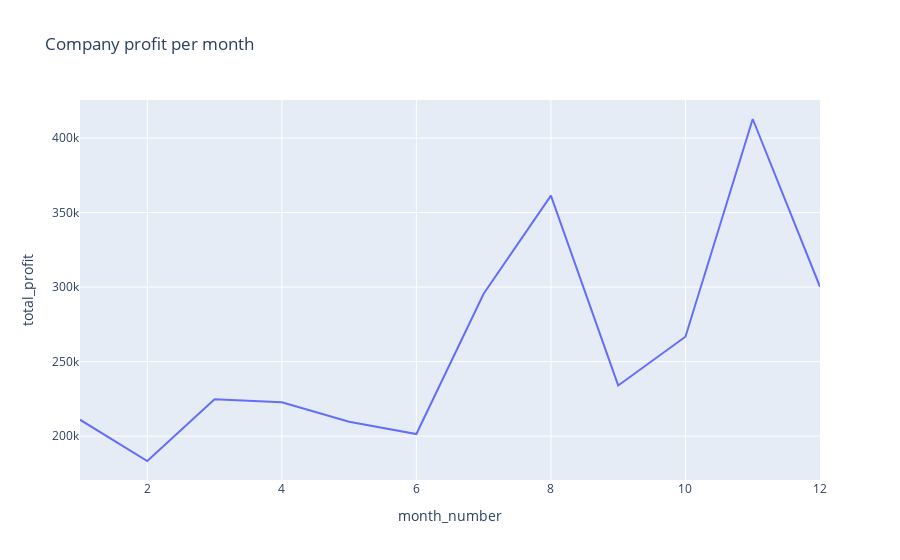

Write notebook code for a chart like this one.
### Code cell
fig = px.line(sheet, x="month_number", y="total_profit", title="Company profit per month")
fig.show()

### Figure 1 — Plotly figure (JSON) as saved in the notebook; plotly's stock layout.template omitted (floating-point values rounded to 4 significant figures)
{"data": [{"hovertemplate": "month_number=%{x}<br>total_profit=%{y}<extra></extra>", "legendgroup": "", "line": {"color": "#636efa", "dash": "solid"}, "marker": {"symbol": "circle"}, "mode": "lines", "name": "", "orientation": "v", "showlegend": false, "type": "scatter", "x": [1, 2, 3, 4, 5, 6, 7, 8, 9, 10, 11, 12], "xaxis": "x", "y": [211000, 183300, 224700, 222700, 209600, 201400, 295500, 361400, 234000, 266700, 412800, 300200], "yaxis": "y"}], "layout": {"autosize": true, "legend": {"tracegroupgap": 0}, "title": {"text": "Company profit per month"}, "xaxis": {"anchor": "y", "autorange": true, "domain": [0, 1], "range": [1, 12], "title": {"text": "month_number"}, "type": "linear"}, "yaxis": {"anchor": "x", "autorange": true, "domain": [0, 1], "range": [170550, 425550], "title": {"text": "total_profit"}, "type": "linear"}}}
